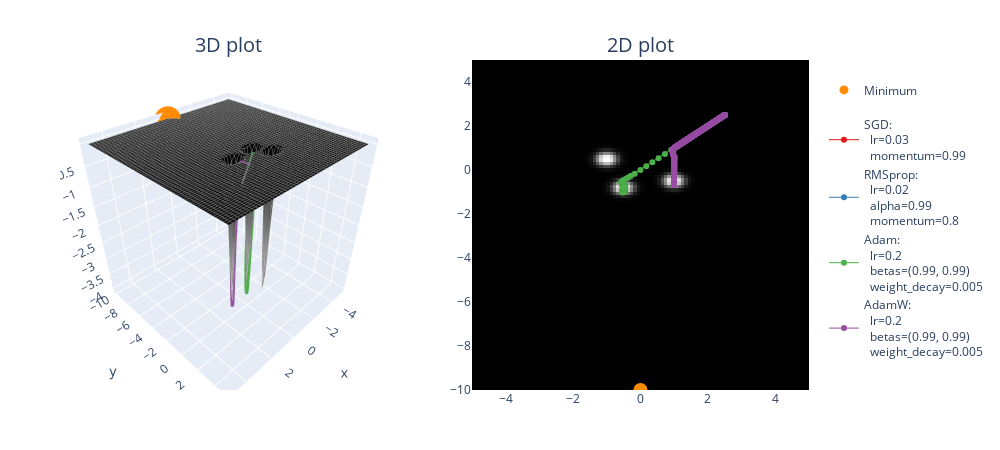

Write notebook code for a chart like this one.
### Code cell
points = []

optimizer_list = [
    (SGD, {"lr": 0.03, "momentum": 0.99}),
    (RMSprop, {"lr": 0.02, "alpha": 0.99, "momentum": 0.8}),
    (Adam, {"lr": 0.2, "betas": (0.99, 0.99), "weight_decay": 0.005}),
    (AdamW, {"lr": 0.2, "betas": (0.99, 0.99), "weight_decay": 0.005}),
]

for optimizer_class, params in optimizer_list:
    xy = t.tensor([2.5, 2.5], requires_grad=True)
    xys = opt_fn(
        neg_trimodal_func,
        xy=xy,
        optimizer_class=optimizer_class,
        optimizer_hyperparams=params,
        n_iters=1000
    )
    points.append((xys, optimizer_class, params))

plot_fn_with_points(neg_trimodal_func, min_points=[(0, "y_min")], points=points)

### Figure 1 — Plotly figure (JSON) as saved in the notebook; plotly's stock layout.template omitted (floating-point values rounded to 4 significant figures; data arrays with more than 128 entries replaced by an {"elided": "..."} marker saying what was removed)
{"data": [{"colorscale": [[0, "rgb(255,255,255)"], [0.125, "rgb(240,240,240)"], [0.25, "rgb(217,217,217)"], [0.375, "rgb(189,189,189)"], [0.5, "rgb(150,150,150)"], [0.625, "rgb(115,115,115)"], [0.75, "rgb(82,82,82)"], [0.875, "rgb(37,37,37)"], [1, "rgb(0,0,0)"]], "contours": {"x": {"color": "grey", "end": 5, "show": true, "size": 0.2, "start": -5}, "y": {"color": "grey", "end": 5, "show": true, "size": 0.2, "start": -10}}, "hovertemplate": "<b>x</b> = %{x:.2f}<br><b>y</b> = %{y:.2f}<br><b>z</b> = %{z:.2f}</b>", "scene": "scene", "showscale": false, "type": "surface", "x": [-5.0, -4.899, -4.798, -4.697, -4.596, -4.495, -4.394, -4.293, -4.192, -4.091, -3.99, -3.889, -3.788, -3.687, -3.586, -3.485, -3.384, -3.283, -3.182, -3.081, -2.98, -2.879, -2.778, -2.677, -2.576, -2.475, -2.374, -2.273, -2.172, -2.071, -1.97, -1.869, -1.768, -1.667, -1.566, -1.465, -1.364, -1.263, -1.162, -1.061, -0.9596, -0.8586, -0.7576, -0.6566, -0.5556, -0.4545, -0.3535, -0.2525, -0.1515, -0.05051, 0.05051, 0.1515, 0.2525, 0.3535, 0.4545, 0.5556, 0.6566, 0.7576, 0.8586, 0.9596, 1.061, 1.162, 1.263, 1.364, 1.465, 1.566, 1.667, 1.768, 1.869, 1.97, 2.071, 2.172, 2.273, 2.374, 2.475, 2.576, 2.677, 2.778, 2.879, 2.98, 3.081, 3.182, 3.283, 3.384, 3.485, 3.586, 3.687, 3.788, 3.889, 3.99, 4.091, 4.192, 4.293, 4.394, 4.495, 4.596, 4.697, 4.798, 4.899, 5.0], "y": [-10.0, -9.848, -9.697, -9.545, -9.394, -9.242, -9.091, -8.939, -8.788, -8.636, -8.485, -8.333, -8.182, -8.03, -7.879, -7.727, -7.576, -7.424, -7.273, -7.121, -6.97, -6.818, -6.667, -6.515, -6.364, -6.212, -6.061, -5.909, -5.758, -5.606, -5.455, -5.303, -5.152, -5.0, -4.848, -4.697, -4.545, -4.394, -4.242, -4.091, -3.939, -3.788, -3.636, -3.485, -3.333, -3.182, -3.03, -2.879, -2.727, -2.576, -2.424, -2.273, -2.121, -1.97, -1.818, -1.667, -1.515, -1.364, -1.212, -1.061, -0.9091, -0.7576, -0.6061, -0.4545, -0.303, -0.1515, -1.49e-07, 0.1515, 0.303, 0.4545, 0.6061, 0.7576, 0.9091, 1.061, 1.212, 1.364, 1.515, 1.667, 1.818, 1.97, 2.121, 2.273, 2.424, 2.576, 2.727, 2.879, 3.03, 3.182, 3.333, 3.485, 3.636, 3.788, 3.939, 4.091, 4.242, 4.394, 4.545, 4.697, 4.848, 5.0], "z": {"elided": "100x100 float values"}}, {"colorscale": [[0, "rgb(255,255,255)"], [0.125, "rgb(240,240,240)"], [0.25, "rgb(217,217,217)"], [0.375, "rgb(189,189,189)"], [0.5, "rgb(150,150,150)"], [0.625, "rgb(115,115,115)"], [0.75, "rgb(82,82,82)"], [0.875, "rgb(37,37,37)"], [1, "rgb(0,0,0)"]], "customdata": {"elided": "100x100 float values"}, "hovertemplate": "<b>x</b> = %{x:.2f}<br><b>y</b> = %{y:.2f}<br><b>z</b> = %{customdata:.2f}</b>", "showscale": false, "type": "heatmap", "x": [-5.0, -4.899, -4.798, -4.697, -4.596, -4.495, -4.394, -4.293, -4.192, -4.091, -3.99, -3.889, -3.788, -3.687, -3.586, -3.485, -3.384, -3.283, -3.182, -3.081, -2.98, -2.879, -2.778, -2.677, -2.576, -2.475, -2.374, -2.273, -2.172, -2.071, -1.97, -1.869, -1.768, -1.667, -1.566, -1.465, -1.364, -1.263, -1.162, -1.061, -0.9596, -0.8586, -0.7576, -0.6566, -0.5556, -0.4545, -0.3535, -0.2525, -0.1515, -0.05051, 0.05051, 0.1515, 0.2525, 0.3535, 0.4545, 0.5556, 0.6566, 0.7576, 0.8586, 0.9596, 1.061, 1.162, 1.263, 1.364, 1.465, 1.566, 1.667, 1.768, 1.869, 1.97, 2.071, 2.172, 2.273, 2.374, 2.475, 2.576, 2.677, 2.778, 2.879, 2.98, 3.081, 3.182, 3.283, 3.384, 3.485, 3.586, 3.687, 3.788, 3.889, 3.99, 4.091, 4.192, 4.293, 4.394, 4.495, 4.596, 4.697, 4.798, 4.899, 5.0], "xaxis": "x", "y": [-10.0, -9.848, -9.697, -9.545, -9.394, -9.242, -9.091, -8.939, -8.788, -8.636, -8.485, -8.333, -8.182, -8.03, -7.879, -7.727, -7.576, -7.424, -7.273, -7.121, -6.97, -6.818, -6.667, -6.515, -6.364, -6.212, -6.061, -5.909, -5.758, -5.606, -5.455, -5.303, -5.152, -5.0, -4.848, -4.697, -4.545, -4.394, -4.242, -4.091, -3.939, -3.788, -3.636, -3.485, -3.333, -3.182, -3.03, -2.879, -2.727, -2.576, -2.424, -2.273, -2.121, -1.97, -1.818, -1.667, -1.515, -1.364, -1.212, -1.061, -0.9091, -0.7576, -0.6061, -0.4545, -0.303, -0.1515, -1.49e-07, 0.1515, 0.303, 0.4545, 0.6061, 0.7576, 0.9091, 1.061, 1.212, 1.364, 1.515, 1.667, 1.818, 1.97, 2.121, 2.273, 2.424, 2.576, 2.727, 2.879, 3.03, 3.182, 3.333, 3.485, 3.636, 3.788, 3.939, 4.091, 4.242, 4.394, 4.545, 4.697, 4.848, 5.0], "yaxis": "y", "z": {"elided": "100x100 float values"}}, {"marker": {"color": "darkorange", "size": 9}, "mode": "markers", "name": "<br>Minimum<br>", "showlegend": true, "type": "scatter3d", "x": [0], "y": [-10], "z": [0]}, {"marker": {"color": "darkorange", "size": 14}, "mode": "markers", "showlegend": false, "type": "scatter", "x": [0], "y": [-10]}, {"line": {"color": "rgb(228,26,28)", "width": 6}, "mode": "lines", "scene": "scene", "showlegend": false, "type": "scatter3d", "x": {"elided": "1001 float values"}, "y": {"elided": "1001 float values"}, "z": {"elided": "1001 float values"}}, {"hoverinfo": "text", "line": {"color": "rgb(228,26,28)", "width": 1}, "marker": {"color": "rgb(228,26,28)", "size": 6}, "mode": "lines+markers", "name": "SGD:<br>  lr=0.03<br>  momentum=0.99", "text": {"elided": "1001 str values"}, "type": "scatter", "x": {"elided": "1001 float values"}, "xaxis": "x", "y": {"elided": "1001 float values"}, "yaxis": "y"}, {"line": {"color": "rgb(55,126,184)", "width": 6}, "mode": "lines", "scene": "scene", "showlegend": false, "type": "scatter3d", "x": {"elided": "1001 float values"}, "y": {"elided": "1001 float values"}, "z": {"elided": "1001 float values"}}, {"hoverinfo": "text", "line": {"color": "rgb(55,126,184)", "width": 1}, "marker": {"color": "rgb(55,126,184)", "size": 6}, "mode": "lines+markers", "name": "RMSprop:<br>  lr=0.02<br>  alpha=0.99<br>  momentum=0.8", "text": {"elided": "1001 str values"}, "type": "scatter", "x": {"elided": "1001 float values"}, "xaxis": "x", "y": {"elided": "1001 float values"}, "yaxis": "y"}, {"line": {"color": "rgb(77,175,74)", "width": 6}, "mode": "lines", "scene": "scene", "showlegend": false, "type": "scatter3d", "x": {"elided": "1001 float values"}, "y": {"elided": "1001 float values"}, "z": {"elided": "1001 float values"}}, {"hoverinfo": "text", "line": {"color": "rgb(77,175,74)", "width": 1}, "marker": {"color": "rgb(77,175,74)", "size": 6}, "mode": "lines+markers", "name": "Adam:<br>  lr=0.2<br>  betas=(0.99, 0.99)<br>  weight_decay=0.005", "text": {"elided": "1001 str values"}, "type": "scatter", "x": {"elided": "1001 float values"}, "xaxis": "x", "y": {"elided": "1001 float values"}, "yaxis": "y"}, {"line": {"color": "rgb(152,78,163)", "width": 6}, "mode": "lines", "scene": "scene", "showlegend": false, "type": "scatter3d", "x": {"elided": "1001 float values"}, "y": {"elided": "1001 float values"}, "z": {"elided": "1001 float values"}}, {"hoverinfo": "text", "line": {"color": "rgb(152,78,163)", "width": 1}, "marker": {"color": "rgb(152,78,163)", "size": 6}, "mode": "lines+markers", "name": "AdamW:<br>  lr=0.2<br>  betas=(0.99, 0.99)<br>  weight_decay=0.005", "text": {"elided": "1001 str values"}, "type": "scatter", "x": {"elided": "1001 float values"}, "xaxis": "x", "y": {"elided": "1001 float values"}, "yaxis": "y"}], "layout": {"annotations": [{"font": {"size": 20}, "showarrow": false, "text": "3D plot", "x": 0.225, "xanchor": "center", "xref": "paper", "y": 1, "yanchor": "bottom", "yref": "paper"}, {"font": {"size": 20}, "showarrow": false, "text": "2D plot", "x": 0.775, "xanchor": "center", "xref": "paper", "y": 1, "yanchor": "bottom", "yref": "paper"}], "height": 450, "margin": {"b": 60, "l": 60, "r": 60, "t": 60}, "scene": {"aspectmode": "cube", "domain": {"x": [0, 0.45], "y": [0, 1]}}, "title": {"font": {"size": 40}}, "width": 1000, "xaxis": {"anchor": "y", "domain": [0.55, 1], "range": [-5, 5]}, "yaxis": {"anchor": "x", "domain": [0, 1], "range": [-10, 5]}}}
